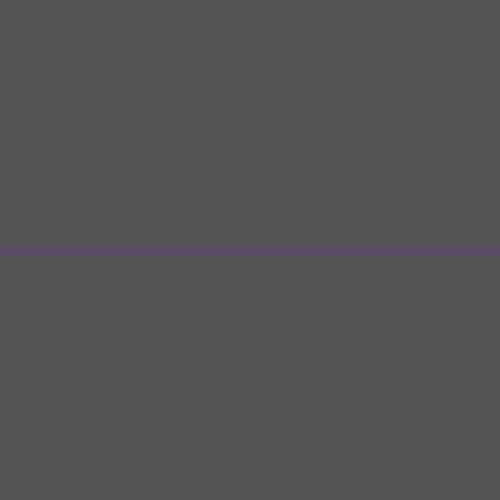
Frame 1 (no input)
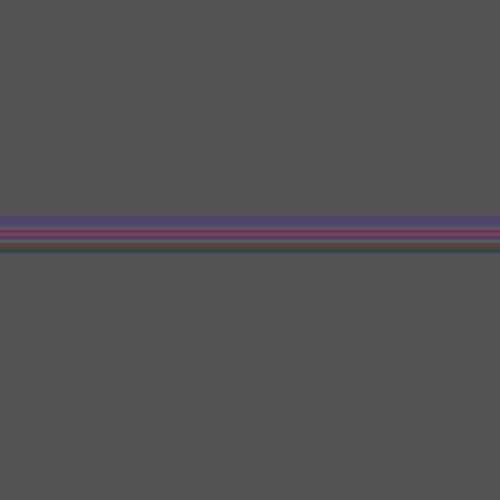
Frame 60 (the mouse pressed at the canvas centre just before this capture)
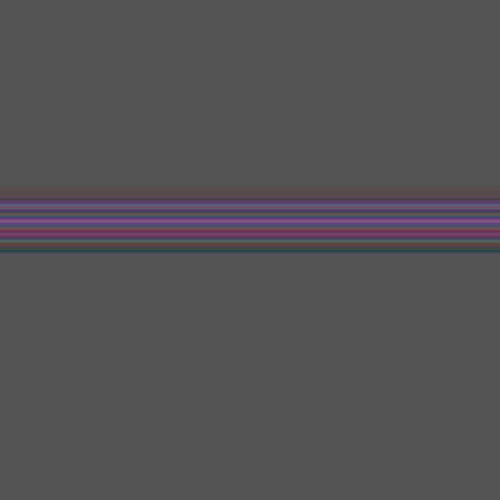
Frame 120 (the mouse held since frame 60 and released just before this capture)

The Processing sketch that drew these frames (run headless with seeded random() and noise(); from frame 60 on, the mouse is pressed at the canvas centre):

// Processing sketch: processing_134945
// ── processing_134945.pde

float a;

void setup(){
 size(500,500);
 background(84,84,84,3);
  a=height/2; 
}

void draw(){
  
 
 stroke(random(185),random(158),random(180),50);
 strokeWeight(10);
  line(0,a,width,a);
   a=a-0.5;
  if(a<0){
    a=height;
    
  }
}
